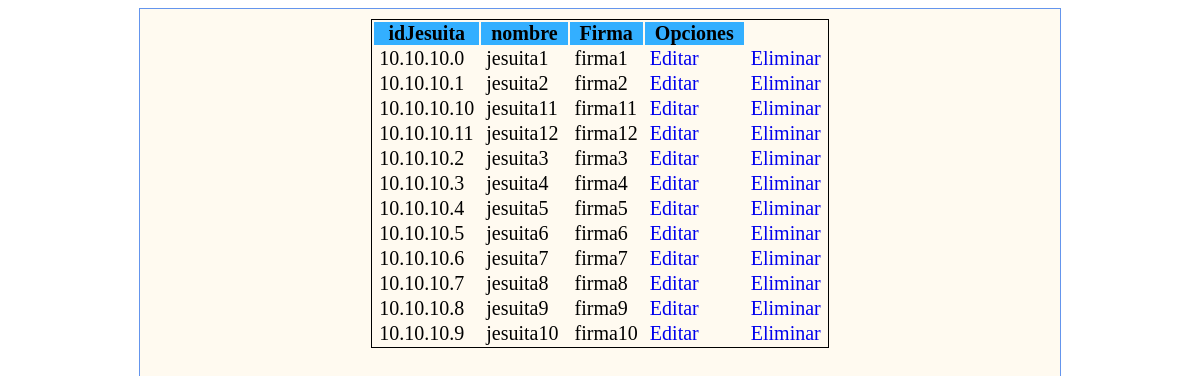
The app's page /listJesuita.php with its own data.
### tables this page shows
CREATE TABLE Jesuita(
	idJesuita CHAR(15) NOT NULL PRIMARY KEY,
	Nombre VARCHAR(50) NOT NULL,
	Firma VARCHAR(200) NOT NULL
);

### Operaciones.php (called while the page is built, shortened)
<?php
    class Operaciones
    {
        public $mysqli;
        public $resultado;
        function __construct()
        {
            $this->mysqli = new mysqli(servidor, usuario, password, basedatos);
        }
        function realizarConsultas($sql)
        {
            $this->resultado = $this->mysqli->query($sql);
        }
        function extraerFilas(){
            return $this->resultado->fetch_array();
        }
    }
?>

### listJesuita.php (the view, shortened to what this page needs)
<!DOCTYPE html>
<html lang="en">
<head>
    <link rel="stylesheet" href="style.css">
</head>
<body>
    <?php
    require_once 'Operaciones.php';
    $objeto=new operaciones();
    $sql="SELECT * FROM jesuita";
    $objeto->realizarConsultas($sql);
    ?>
    <div id="general">
        <table>
            <thead>
            <tr>
                <th>idJesuita</th>
                <th>nombre</th>
                <th>Firma</th>
                <th>Opciones</th>
            </tr>
            </thead>
            <tbody>
            <?php
            while($fila=$objeto->extraerFilas()){
                ?>
                <tr>
                    <td><?php echo $fila['idJesuita'] ?></td>
                    <td><?php echo $fila['Nombre'] ?></td>
                    <td><?php echo $fila['Firma'] ?></td>
                    <td><a href="editJesuita.php?idJesuita=<?php echo $fila['idJesuita']?>">Editar</a></td>
                    <td><a href="deleteJesuita.php?idJesuita=<?php echo $fila['idJesuita']?>">Eliminar</a></td>
                </tr>
                <?php
            }
            ?>
            </tbody>
        </table>
    </div>
</body>
</html>

### style.css (style rules this page uses)
html { font-size: 20px; }
#general { background-color: floralwhite; width: 900px; margin: 0 auto; border: 1px solid cornflowerblue; padding: 10px; text-align: center; min-height: 878px; }
table { border: 1px solid black; text-align: left; margin-left: auto; margin-right: auto; }
th { text-align: center; background-color: #33AFFF; padding: 0px 10px; }
td { padding: 0px 5px; }
a { text-decoration: none; }

### records on screen
jesuita: idJesuita "10.10.10.0", Nombre "jesuita1", Firma "firma1"
jesuita: idJesuita "10.10.10.1", Nombre "jesuita2", Firma "firma2"
jesuita: idJesuita "10.10.10.10", Nombre "jesuita11", Firma "firma11"
jesuita: idJesuita "10.10.10.11", Nombre "jesuita12", Firma "firma12"
jesuita: idJesuita "10.10.10.2", Nombre "jesuita3", Firma "firma3"
jesuita: idJesuita "10.10.10.3", Nombre "jesuita4", Firma "firma4"
jesuita: idJesuita "10.10.10.4", Nombre "jesuita5", Firma "firma5"
jesuita: idJesuita "10.10.10.5", Nombre "jesuita6", Firma "firma6"
jesuita: idJesuita "10.10.10.6", Nombre "jesuita7", Firma "firma7"
jesuita: idJesuita "10.10.10.7", Nombre "jesuita8", Firma "firma8"
jesuita: idJesuita "10.10.10.8", Nombre "jesuita9", Firma "firma9"
jesuita: idJesuita "10.10.10.9", Nombre "jesuita10", Firma "firma10"
